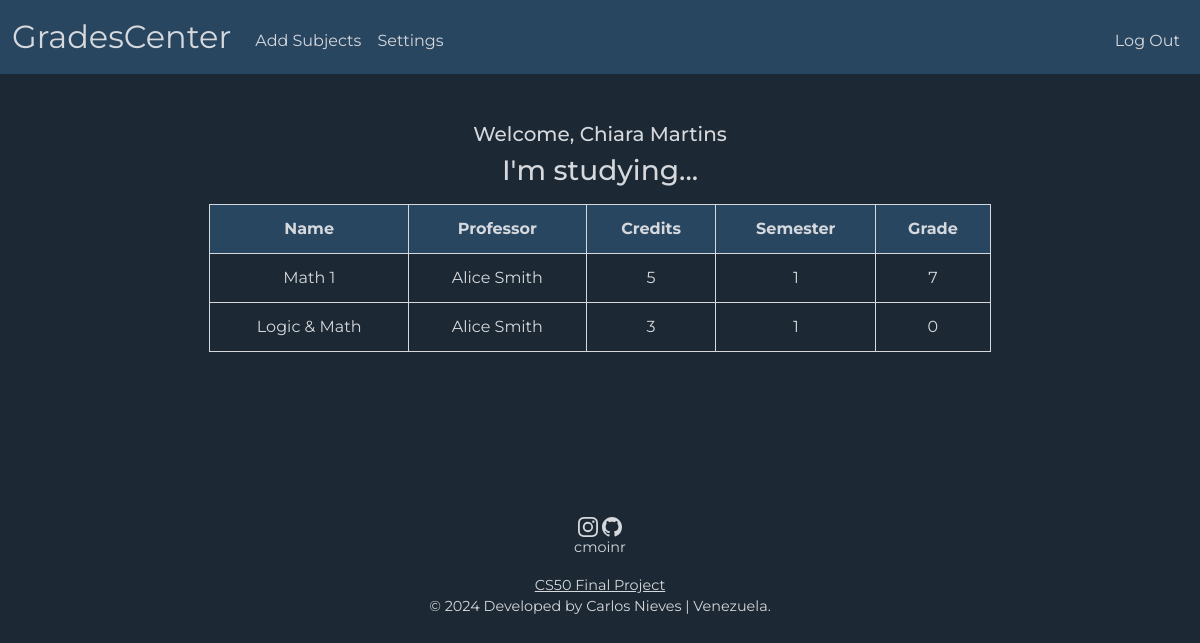
The app's page /student (signed in) with its own data.
### tables this page shows
CREATE TABLE students (
    id VARCHAR(16),
    names VARCHAR(32) NOT NULL,
    last_names VARCHAR(32) NOT NULL,
    pw VARCHAR(255) NOT NULL,
    department_id VARCHAR(16) NOT NULL,
    email VARCHAR(64),
    phone VARCHAR(32),
    PRIMARY KEY(id),
    FOREIGN KEY(department_id) REFERENCES departments(id)
);

CREATE TABLE grades (
    id INTEGER,
    student_id INTEGER NOT NULL,
    subject_id VARCHAR(16) NOT NULL,
    teacher_id INTEGER NOT NULL,
    grade INTEGER NOT NULL,
    date DATE DEFAULT CURRENT_DATE,
    PRIMARY KEY(id),
    FOREIGN KEY(student_id) REFERENCES students(id),
    FOREIGN KEY(subject_id) REFERENCES subjects(id)
);

CREATE TABLE subjects (
    id VARCHAR(16),
    name TEXT NOT NULL,
    department_id VARCHAR(16) NOT NULL,
    semester INTEGER NOT NULL,
    credits INTEGER NOT NULL,
    PRIMARY KEY(id),
    FOREIGN KEY(department_id) REFERENCES departments(id)
);

CREATE TABLE teachers (
    id VARCHAR(16),
    names VARCHAR(32) NOT NULL,
    last_names VARCHAR(32) NOT NULL,
    pw VARCHAR(255) NOT NULL,
    email VARCHAR(64),
    phone VARCHAR(32),
    PRIMARY KEY(id)
);

### app.py (the view)
@app.route("/student")
@login_required
def student():
    subjects = db.execute("""
        SELECT subjects.name, subjects.semester, subjects.credits, grades.grade, teachers.names, teachers.last_names
        FROM studying
        JOIN subjects ON studying.subject_id = subjects.id
        JOIN grades ON studying.student_id = grades.student_id AND studying.subject_id = grades.subject_id
        JOIN teaching ON studying.subject_id = teaching.subject_id
        JOIN teachers ON teaching.teacher_id = teachers.id
        WHERE studying.student_id = ?
    """, session["user_id"])
    learner = db.execute("""
        SELECT names, last_names FROM students WHERE id = ?
    """, session["user_id"])
    return render_template("student.html", subjects=subjects, learner=learner)

### app.py (called while the page is built)
@app.after_request
def after_request(response):
    response.headers["Cache-Control"] = "no-cache, no-store, must-revalidate"
    response.headers["Expires"] = 0
    response.headers["Pragma"] = "no-cache"
    return response

### helpers.py (called while the page is built)
def login_required(f):
    @wraps(f)
    def decorated_function(*args, **kwargs):
        if session.get("user_id") is None:
            return redirect("/login")
        return f(*args, **kwargs)
    return decorated_function

### templates/student.html (shortened to what this page needs)
{% extends "layout.html" %}
{% block main %}
    <div class="mb-3">
        <h5>Welcome, {{ learner[0]['names'] }} {{ learner[0]['last_names'] }}</h5>
        <h3>I'm studying...</h3>
    </div>
    <div class="mb-3">
        <table>
            <thead>
                <tr class="high">
                    <th>Name</th>
                    <th>Professor</th>
                    <th>Credits</th>
                    <th>Semester</th>
                    <th>Grade</th>
                </tr>
            </thead>
            <tbody>
                {% for subject in subjects %}
                    <tr>
                        <td>{{ subject['name'] }}</td>
                        <td>{{ subject['names'] }} {{ subject['last_names'] }}</td>
                        <td>{{ subject['credits'] }}</td>
                        <td>{{ subject['semester'] }}</td>
                        <td>{{ subject['grade'] }}</td>
                    </tr>
                {% endfor %}
            </tbody>
        </table>
    </div>
{% endblock %}

### static/styles.css (style rules this page uses)
body { font-family: 'Montserrat', sans-serif; background-color:#1c2833; }
h3, h5, h6 { color: #d5d8dc; }
table { background-color: transparent; margin-bottom: 1rem; width: 70%; margin-left: auto; margin-right: auto; color: #d5d8dc; }
table th, table td { border: 1px solid #d5d8dc; padding: 0.75rem; vertical-align: middle; }
.high { background-color: #294661; border: 1px solid #d5d8dc; }

### records on screen
students: names "Chiara", last_names "Martins"
grades: name "Math 1", names "Alice", last_names "Smith", credits "5", semester "1", grade "7"
grades: name "Logic & Math", names "Alice", last_names "Smith", credits "3", semester "1", grade "0"
